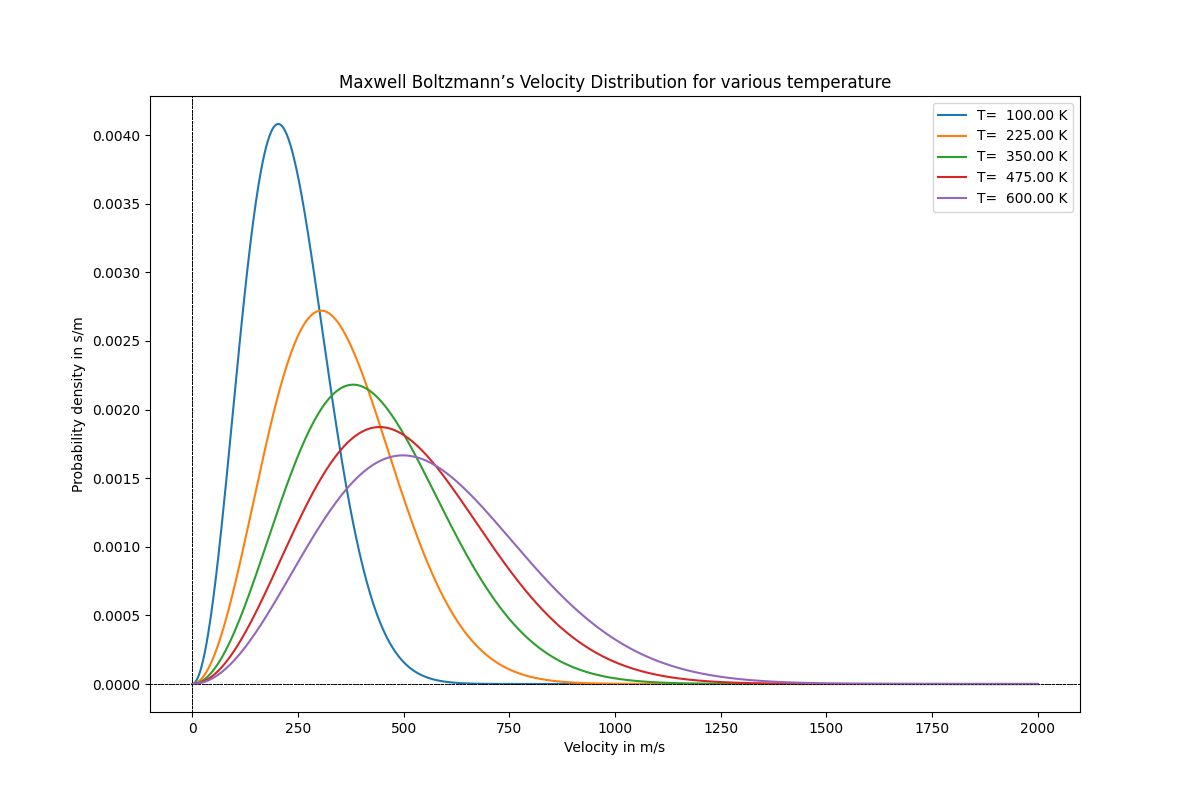

The script that saved this image:
#Plotting Maxwell-Boltzmann velocity Distribution

import numpy as np
import matplotlib.pyplot as plt 
from scipy.integrate import simpson

m=10*6.67*10**(-27) 			# 10 times the mass of proton in kg 
k=1.38*10**(-23) 				# in Joule per Kelvin 
v=np.linspace(0,2000,1000) 		# in m/s
n=int(input('Enter number of temperatures to show : '))
t1=eval(input('Enter minimum temperature : '))
t2=eval(input('Enter maximun temperature : '))

def MBf(v,T):
	a=np.sqrt(k*T/m)
	return (np.sqrt(2.0/np.pi))*(1.0/a**3)*v**2*np.exp(-v**2/(2*a**2)) 
	
T=np.linspace(t1,t2,n) 			# Temperature in Kelvin
A=[]

plt.figure(figsize=(12,8))
for t in T:
	plt.plot(v,MBf(v,t),label="T=%8.2f K"%(t)) 
	area=simpson(MBf(v,t),x=v)
	A.append(area)
	plt.title("Maxwell Boltzmann’s Velocity Distribution for various temperature")
	plt.axhline(color='black',lw=0.5,ls='--')
	plt.axvline(color='black',lw=0.5,ls='--')
	plt.legend(loc="upper right") 
	plt.xlabel("Velocity in m/s") 
	plt.ylabel("Probability density in s/m")
	
print()
print('Temperature\t\tArea under the curve')
print('_____________________________________________')
print()
t=t1-(t2-t1)/(n-1)
for i in range(len(A)):
	t+=(t2-t1)/(n-1)
	print('',format(t,'0.2f'),'\t\t',(A[i]))
print()

plt.savefig('S:\\Documents\\Github\\Computational-Physics-UG\\Application to some physics problems\\Plots of Statistical Distributions\\Python Files\\MB_Velocity\\MB_Velocity.png')
	
plt.show()